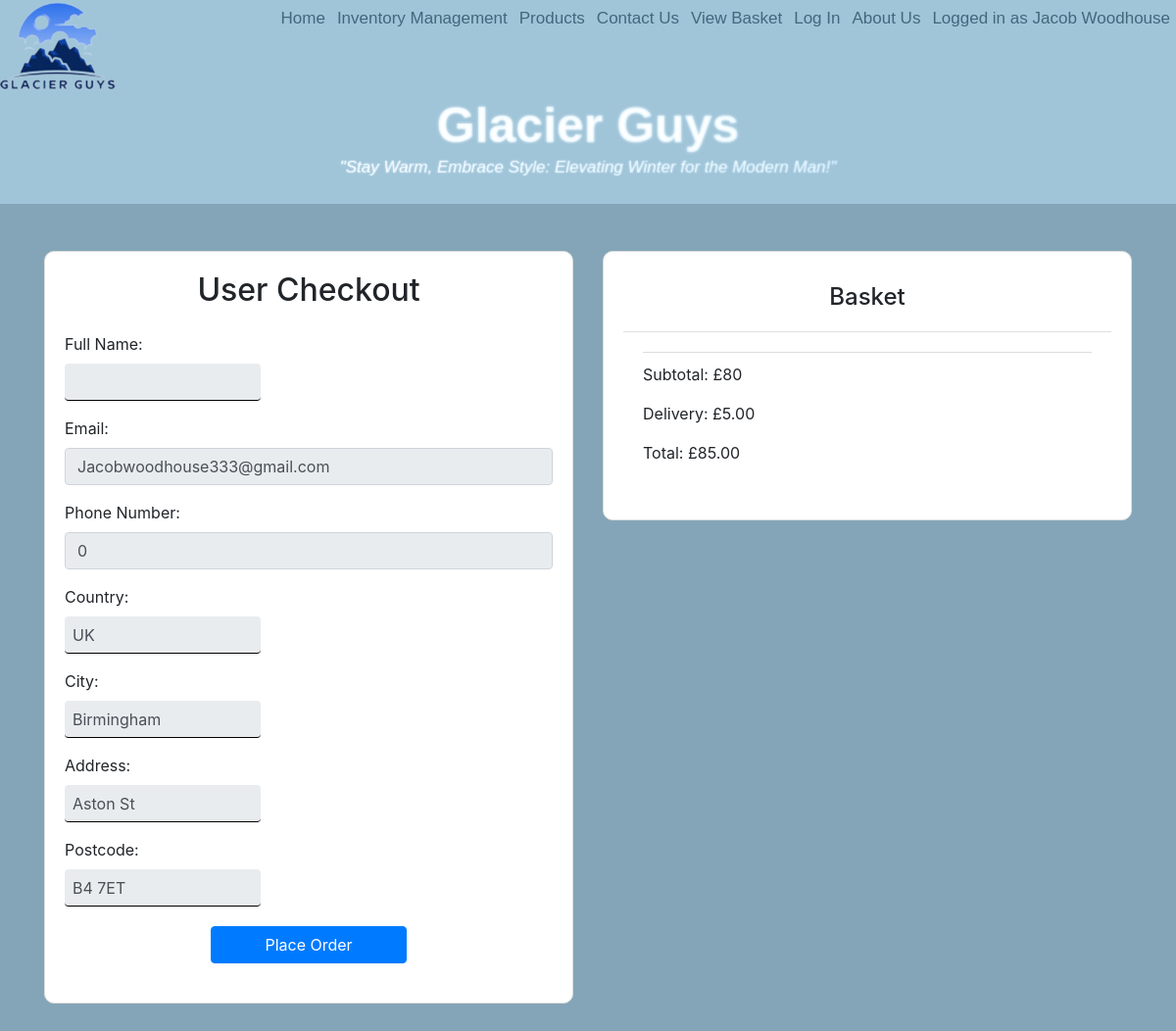
The page /UserCheckout.php (signed in) on the database as committed earlier.
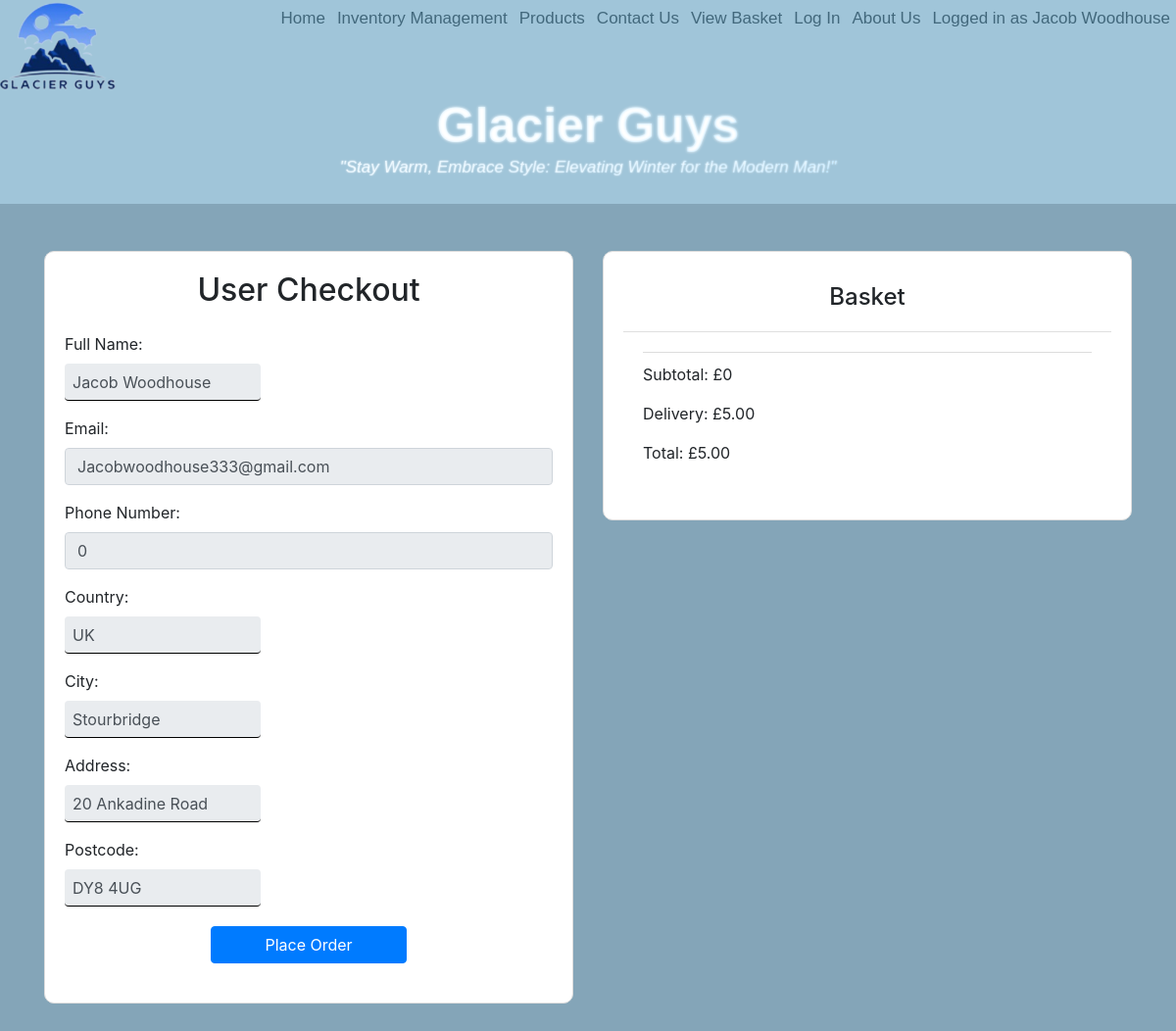
The same page on the database as committed later.
### tables this page shows
CREATE TABLE `user` (
  `userid` int(11) NOT NULL,
  `username` varchar(64) NOT NULL,
  `password` text NOT NULL,
  `email` varchar(128) NOT NULL,
  `accountType` varchar(8) NOT NULL,
  `basket` text NOT NULL,
  `phoneNum` int(11) NOT NULL,
  `address1` varchar(64) NOT NULL,
  `address2` varchar(64) NOT NULL,
  `country` varchar(8) NOT NULL,
  `postcode` text NOT NULL,
  `city` varchar(32) NOT NULL,
  `fullName` varchar(64) NOT NULL
);

### UserCheckout.php (the view, shortened to what this page needs)
<?php
    require_once('connectdb.php');
    if (isset($_SESSION['username'])){
        $sql = "SELECT * FROM user WHERE username = '".$_SESSION['username']."'";
        $info = $db->query($sql);
        $info = $info->fetch();
        $fulnm = $info["fullName"];
        $email = $info["email"];
        $phnum = $info["phoneNum"];
        $adrln1 = $info["address1"];
        $country = $info["country"];
        $postcode = $info["postcode"];
        $city = $info["city"];
        $query="SELECT basket FROM user WHERE username = '".$_SESSION["username"]."'";
        $items = array();
        $array = json_decode(($db->query($query))->fetch()[0]);
        foreach ($array as $product) {
            array_push($items, $product);
        }
        $totalprice = 0;
        foreach ($items as $singleitem) {
            $stmt = $db->prepare("SELECT p.*, pt.price, pt.name FROM product p JOIN producttype pt ON p.productTypeid = pt.productTypeid WHERE p.productid = ?");
            $stmt->execute([$singleitem]);
            $product = $stmt->fetch();
            $totalprice += $product['price'];
        }
    }
?>
<!DOCTYPE html>
<html lang="en">
<head>
    <link href="https://stackpath.bootstrapcdn.com/bootstrap/4.3.1/css/bootstrap.min.css" rel="stylesheet">
    <link rel="stylesheet" href="./css/style.css">
</head>
<body>
    <?php include 'navbar.php'; navbar("UserCheckout"); ?>
    <div class="container mt-5">
        <div class="row">
            <div class="col-md-6">
                <div class="checkout-form">
                    <h2 class="text-center mb-4">User Checkout</h2>
                    <form id="checkout-form" method="post">
                        <div class="form-group">
                            <label for="full-name">Full Name:</label>
                            <input type="text" class="form-control" id="full-name" name="full-name" value="<?php echo$fulnm;  ?>" readonly>
                        </div>
                        <div class="form-group">
                            <label for="email">Email:</label>
                            <input type="email" class="form-control" id="email" name="email" value="<?php echo$email;  ?>" readonly>
                        </div>
                        <div class="form-group">
                            <label for="phone">Phone Number:</label>
                            <input type="tel" class="form-control" id="phone" name="phone" value="<?php echo$phnum;  ?>" readonly>
                        </div>
                        <div class="form-group">
                        <div class="form-group">
                            <label for="city-country">Country:</label>
                            <input type="text" class="form-control" id="city-country" name="city-country" value="<?php echo$country;  ?>" readonly>
                        </div>
                            <label for="city">City:</label>
                            <input type="text" class="form-control" id="city" name="city" value="<?php echo$city;  ?>" readonly>
                        </div>
                        <div class="form-group">
                            <label for="address-line">Address:</label>
                            <input type="text" class="form-control" id="address-line" name="address-line" value="<?php echo$adrln1;  ?>" readonly>
                        </div>
                        <div class="form-group">
                            <label for="postcode">Postcode:</label>
                            <input type="text" class="form-control" id="postcode" name="postcode" value="<?php echo$postcode;  ?>" readonly>
                        </div>
                        <button type="submit" class="btn btn-primary btn-block">Place Order</button>
                    </form>
                </div>
            </div>
            <div class="col-md-6">
                <div class="summary-card">
                    <div class="card-header bg-white">
                        <h4 class="text-center">Basket</h4>
                    </div>
                    <div class="card-body">
                        <div class="summary-item">
                            <div class="d-flex justify-content-between align-items-center">
                                <div>
                                    <p>Subtotal: £<?php echo$totalprice; ?></p>
                                    <p>Delivery: £5.00</p>
                                    <p>Total: £<?= number_format($totalprice + 5, 2);  ?></p>
                                </div>
                            </div>
                        </div>
                    </div>
                </div>
            </div>
        </div>
    </div>
</body>
</html>

Rows that differ between the two databases and show on the page:
changed user "Jacobwoodhouse333@gmail.com": full-name (not shown) → "Jacob Woodhouse"; city "Birmingham" → "Stourbridge"; address-line "Aston St" → "20 Ankadine Road"; postcode "B4 7ET" → "DY8 4UG"
Other text that changed with them:
$totalprice: "80" → "0"
$totalprice + 5: "85.00" → "5.00"
